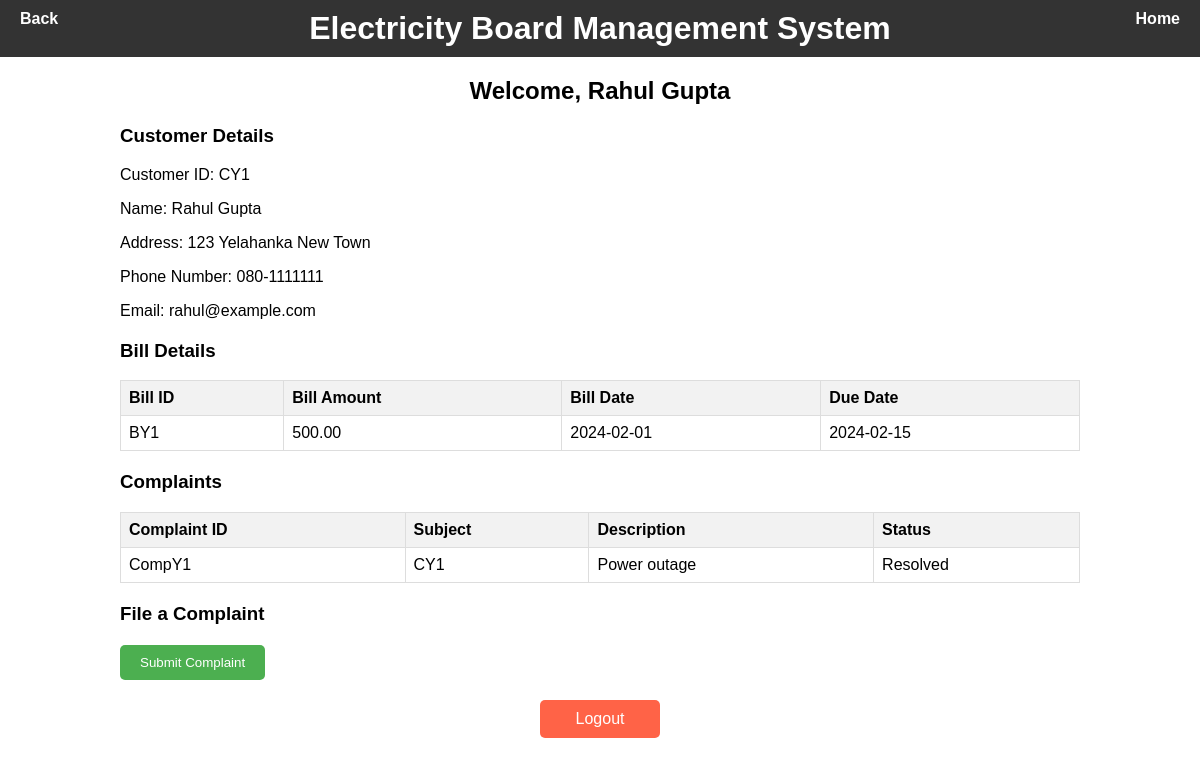
Screenshot of /custland.php (signed in) with the database file from the repository.
### tables this page shows
CREATE TABLE Customer (
    customer_id VARCHAR(10) PRIMARY KEY,
    name VARCHAR(100),
    address VARCHAR(255),
    phone_number VARCHAR(15),
    email VARCHAR(100)
);

CREATE TABLE Bill (
    bill_id VARCHAR(10) PRIMARY KEY,
    customer_meter_id VARCHAR(10),
    bill_amount DECIMAL(10,2),
    bill_date DATE,
    due_date DATE,
    FOREIGN KEY (customer_meter_id) REFERENCES CustomerMeter(customer_meter_id)
);

CREATE TABLE Complaint (
    complaint_id VARCHAR(10) PRIMARY KEY,
    customer_id VARCHAR(10),
    description TEXT,
    status VARCHAR(20),
    FOREIGN KEY (customer_id) REFERENCES Customer(customer_id)
);

### custland.php (the view, shortened to what this page needs)
<?php
include('custhead.php');
?>
<?php
include 'connection.php';
$customer_id = $_SESSION['customer_id'];
$sql_customer = "SELECT * FROM Customer WHERE customer_id='$customer_id'";
$result_customer = $conn->query($sql_customer);
$customer = $result_customer->fetch_assoc();
$sql_bill = "SELECT Bill.* FROM Bill
             JOIN Customermeter ON Customermeter.customer_meter_id = Bill.customer_meter_id
             WHERE Customermeter.customer_id = '$customer_id'";
$result_bill = $conn->query($sql_bill);
$sql_complaint = "SELECT * FROM Complaint WHERE customer_id='$customer_id'";
$result_complaint = $conn->query($sql_complaint);
?>
<!DOCTYPE html>
<html lang="en">
<head>
<link rel="stylesheet" href="custland.css">
</head>
<body>
<div class="container">
    <h2>Welcome, <?php echo $customer['name']; ?></h2>
    <h3>Customer Details</h3>
    <p>Customer ID: <?php echo $customer['customer_id']; ?></p>
    <p>Name: <?php echo $customer['name']; ?></p>
    <p>Address: <?php echo $customer['address']; ?></p>
    <p>Phone Number: <?php echo $customer['phone_number']; ?></p>
    <p>Email: <?php echo $customer['email']; ?></p>
    <h3>Bill Details</h3>
    <?php if ($result_bill->num_rows > 0): ?>
        <table>
            <tr>
                <th>Bill ID</th>
                <th>Bill Amount</th>
                <th>Bill Date</th>
                <th>Due Date</th>
            </tr>
            <?php while ($row = $result_bill->fetch_assoc()): ?>
                <tr>
                    <td><?php echo $row['bill_id']; ?></td>
                    <td><?php echo $row['bill_amount']; ?></td>
                    <td><?php echo $row['bill_date']; ?></td>
                    <td><?php echo $row['due_date']; ?></td>
                </tr>
            <?php endwhile; ?>
        </table>
    <?php else: ?>
        <p>No bills found.</p>
    <?php endif; ?>
    <h3>Complaints</h3>
    <?php if ($result_complaint->num_rows > 0): ?>
        <table>
            <tr>
                <th>Complaint ID</th>
                <th>Subject</th>
                <th>Description</th>
                <th>Status</th>
            </tr>
            <?php while ($row = $result_complaint->fetch_assoc()): ?>
                <tr>
                    <td><?php echo $row['complaint_id']; ?></td>
                    <td><?php echo $row['customer_id']; ?></td>
                    <td><?php echo $row['description']; ?></td>
                    <td><?php echo $row['status']; ?></td>
                </tr>
            <?php endwhile; ?>
        </table>
    <?php else: ?>
        <p>No complaints found.</p>
    <?php endif; ?>
    <h3>File a Complaint</h3>
    <form action="compland.php" method="post">
        <input type="submit" value="Submit Complaint">
    </form>
    <a href="custlogin.php" class="logout-btn">Logout</a>
</div>
</body>
</html>

### custhead.php
<?php
echo "
<!DOCTYPE html>
<html lang=\"en\">
<head>
  <meta charset=\"UTF-8\">
  <meta name=\"viewport\" content=\"width=device-width, initial-scale=1.0\">
  <title>Electricity Board Management System</title>
  <style>
    body {
      font-family: Arial, sans-serif;
      margin: 0;
      padding: 0;
    }
    .header {
      background-color: #333;
      color: white;
      padding: 10px 20px;
      text-align: center;
    }
    .header h1 {
      margin: 0;
    }
    .back-btn {
      position: absolute;
      left: 20px;
      top: 10px;
      color: white;
      text-decoration: none;
      font-weight: bold;
    }
    .home-btn {
      position: absolute;
      right: 20px;
      top: 10px;
      color: white;
      text-decoration: none;
      font-weight: bold;
    }
  </style>
</head>
<body>
  <div class=\"header\">
    <a href=\"home.php\" class=\"back-btn\">Back</a>
    <h1>Electricity Board Management System</h1>
    <a href=\"custlogin.php\" class=\"home-btn\">Home</a>
  </div>
</body>
</html>
";
?>

### custland.css (style rules this page uses)
.container { width: 80%; margin: 0 auto; }
h2 { text-align: center; }
h3 { margin-top: 20px; }
table { width: 100%; border-collapse: collapse; }
th, td { border: 1px solid #ddd; padding: 8px; text-align: left; }
th { background-color: #f2f2f2; }
form { margin-top: 20px; }
form input[type="submit"] { background-color: #4CAF50; color: white; padding: 10px 20px; border: none; border-radius: 5px; cursor: pointer; }
.logout-btn { display: block; width: 100px; margin: 20px auto; text-align: center; padding: 10px; background-color: #ff6347; color: white; text-decoration: none; border-radius: 5px; }

### custhead.php (style rules this page uses)
body { font-family: Arial, sans-serif; margin: 0; padding: 0; }
.header { background-color: #333; color: white; padding: 10px 20px; text-align: center; }
.header h1 { margin: 0; }
.back-btn { position: absolute; left: 20px; top: 10px; color: white; text-decoration: none; font-weight: bold; }
.home-btn { position: absolute; right: 20px; top: 10px; color: white; text-decoration: none; font-weight: bold; }

### rows the page displays
customer: name "Rahul Gupta", customer_id "CY1", address "123 Yelahanka New Town", phone_number "080-1111111", email "rahul@example.com"
bill: bill_id "BY1", bill_amount "500.00", bill_date "2024-02-01", due_date "2024-02-15"
complaint: complaint_id "CompY1", customer "CY1", description "Power outage", status "Resolved"
